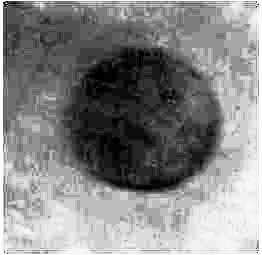
#> input picture macular hole/image0.jpg, 262 x 255 px, given in place of pol2.jpg, which was not available
$ python polarcod.py
#> lines starting #> are read from the running program, lines starting #| are printed output that depends on the picture; after the words box and inside, x2 and y2 are one past the last pixel; in counts of white or black regions, pixels touching at a corner belong together; pictures that were not available may be replaced by others from this repository, and a replacement may not be noted
import cv2
import numpy as np
dim=(250,250)
source = cv2.imread("pol2.jpg",0)
#> source is the input picture: shape (255, 262); min 0, max 255, mean 134
source=cv2.resize(source, dim, interpolation = cv2.INTER_AREA)
#> source: shape (250, 250)
img64_float = source.astype(np.float64)

Mvalue = np.sqrt(((img64_float.shape[0]/2)**2.0)+((img64_float.shape[1]/2)**2.0))
#> Mvalue = 176.8


ploar_image = cv2.linearPolar(img64_float,(img64_float.shape[0]/2, img64_float.shape[1]/2),Mvalue,cv2.WARP_FILL_OUTLIERS)
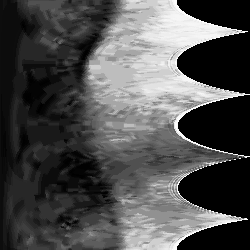
#> ploar_image: shape (250, 250) float64; min 0, max 255, mean 77.8
#p2=cv2.LogPolar(img64_float, (img64_float.shape[0]/2, img64_float.shape[1]/2),(40,50) , Mvalue,cv2.INTER_LINEAR+cv2.WARP_FILL_OUTLIERS)
cartisian_image = cv2.linearPolar(ploar_image, (img64_float.shape[0]/2, img64_float.shape[1]/2),Mvalue, cv2.WARP_INVERSE_MAP)
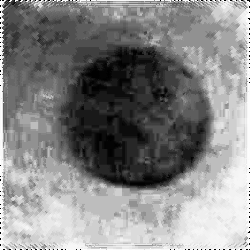
#> cartisian_image: shape (250, 250) float64; min 0, max 255, mean 133.2

cartisian_image = cartisian_image/200
ploar_image = ploar_image/255

ploar_image=cv2.resize(ploar_image, dim, interpolation = cv2.INTER_AREA)
cv2.imwrite("ploarimg.jpg", ploar_image)
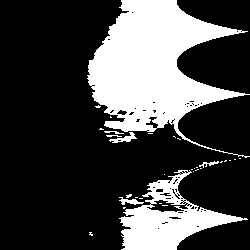
#> saved as ploarimg.jpg: shape (250, 250); values 0 (black) and 1 (white), 26.8% white; 32 white regions (25 under 20 px), largest, box (x1, y1, x2, y2) and area: (87, 0, 250, 158) 12214, (119, 170, 248, 250) 4089, (109, 132, 137, 143) 118
pol=cv2.imread("ploarimg.jpg")
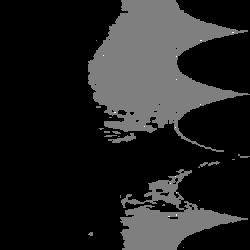
#> pol: shape (250, 250, 3); min 0, max 2, mean 0.269; drawn with min black and max white
blur = cv2.GaussianBlur(pol,(51,51),0)
#> blur: shape (250, 250, 3); values 0 (black) and 1 (white), 25.9% white; 2 white regions, box (x1, y1, x2, y2) and area: (89, 0, 222, 135) 12048, (123, 180, 222, 250) 4120
#cv2.imshow('blur',blur)
edges = cv2.Canny(blur,4,0)
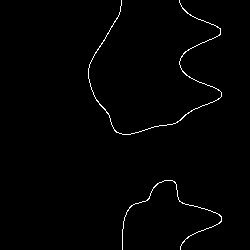
#> edges: shape (250, 250); 1.1% white in thin lines or dots, all inside (x1, y1, x2, y2) = (88, 0, 222, 250)

'''
lines = cv2.HoughLines(edges,1,np.pi/90,1)
for rho,theta in lines[0]:
    a = np.cos(theta)
    b = np.sin(theta)
    x0 = a*rho
    y0 = b*rho
    x1 = int(x0 + 1000*(-b))
    y1 = int(y0 + 1000*(a))
    x2 = int(x0 - 1000*(-b))
    y2 = int(y0 - 1000*(a))

  cv2.line(source,(x1,y1),(x2,y2),(255,255,255),2)'''
cv2.imwrite('houghlines3.jpg',edges)
cv2.imshow("polar transform", ploar_image)
cv2.imshow("edge", edges)
imag=cv2.imread("217.jpg")
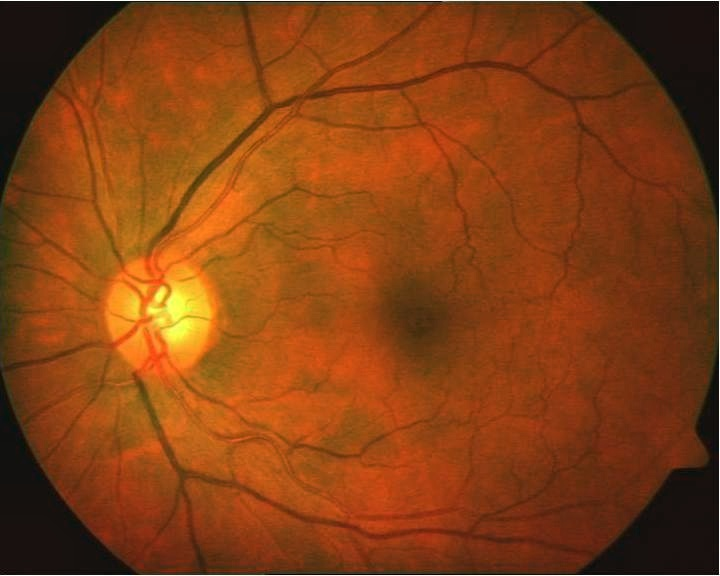
#> input picture 217.jpg, 720 x 576 px
#> imag is the input picture: shape (576, 720, 3); mean B, G, R 19.9, 64.5, 133.5
cv2.imshow("orignal image", imag)
cv2.imshow("result", cartisian_image)
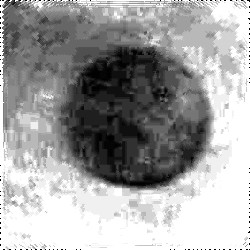
#> window 'result': shape (250, 250); min 0, max 255, mean 161.3
#cv2.imshow("log-P",p2)
cv2.waitKey(0)
cv2.destroyAllWindows()
